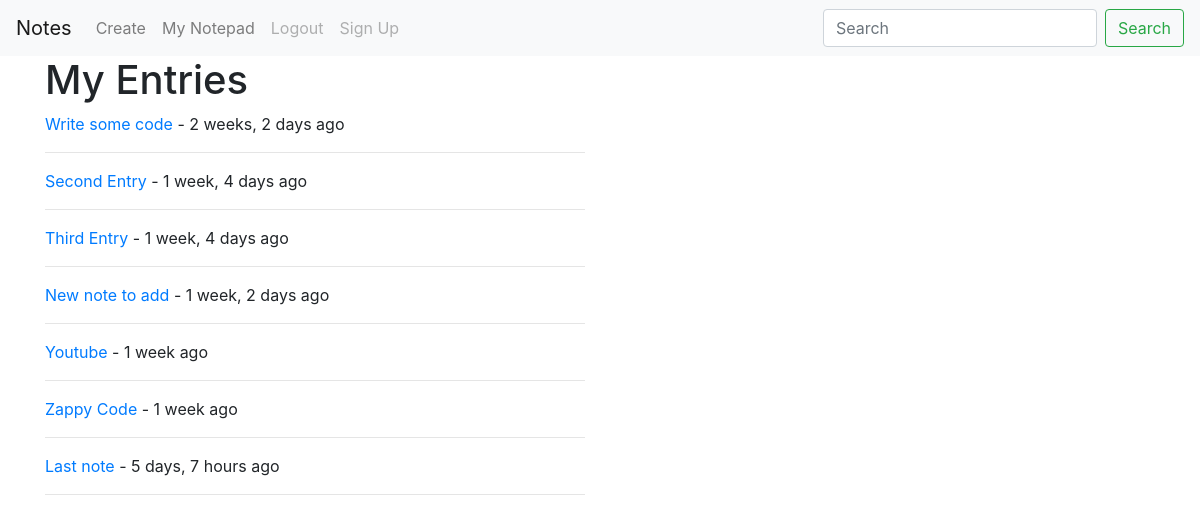
/entries/ (signed in), run on the app's committed database.
### notes/models.py (models this page shows, shortened)
class Entry(models.Model):
    user = models.ForeignKey(User, on_delete=models.CASCADE)
    title = models.CharField(max_length=120)
    description = models.TextField()
    timestamp = models.DateTimeField(auto_now_add=True)  # moment it's added
    updated = models.DateTimeField(auto_now=True)  # moment it's updated
    image = models.ImageField(null=True, blank=True)
    def get_absolute_url(self):
        return '/entries/{0}/'.format(self.id)

### notes/views.py (the view)
# urls.py: path('', entry_list, name='entry-list'),
@login_required
def entry_list(request):
    entries = Entry.objects.filter(user=request.user)
    query = request.GET.get('q')
    if query:
        entries = entries.filter(
                    Q(title__icontains=query)|
                    Q(description__icontains=query)
                    ).distinct()
    context = {
        'object_list': entries
    }
    return render(request, 'notes/entries.html', context)

### notes/templates/notes/entries.html
{% extends 'base.html' %} {% block content %}
<div class="container">
  <div class="row">
    <div class="col-sm-offset-3 col-sm-6">
      <h1>My Entries</h1>
      <table class="table">
        {% for object in object_list %}
        <p><a href="{{ object.get_absolute_url }}">{{ object.title }}</a> - {{ object.timestamp|timesince }} ago</p>
        <hr> {% endfor %}
      </table>
    </div>
  </div>
</div>
{% endblock %}

### data on the page
Entry: title "Write some code", timestamp "2 weeks, 2 days"
Entry: title "Second Entry", timestamp "1 week, 4 days"
Entry: title "Third Entry", timestamp "1 week, 4 days"
Entry: title "New note to add", timestamp "1 week, 2 days"
Entry: title "Youtube", timestamp "1 week"
Entry: title "Zappy Code", timestamp "1 week"
Entry: title "Last note", timestamp "5 days, 7 hours"
